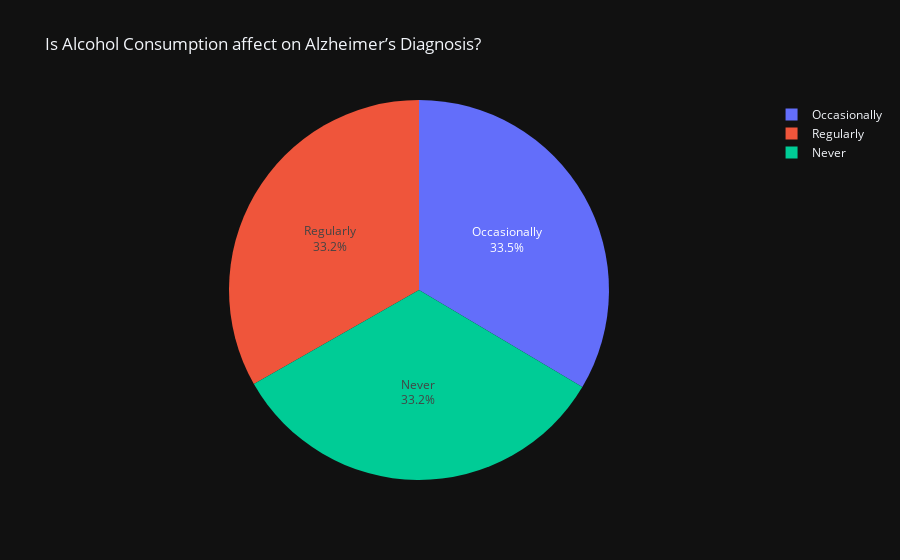

This figure's notebook cell:
### Markdown cell above
- Smoking Status does not affect the diagnosis of Alzheimer's disease

### Code cell
fig = px.pie(values = df['Alcohol Consumption'][df['Alzheimer’s Diagnosis'] == 'Yes'].value_counts(),
             names = df['Alcohol Consumption'][df['Alzheimer’s Diagnosis'] == 'Yes'].value_counts().index,
             template = 'plotly_dark',
             title = 'Is Alcohol Consumption affect on Alzheimer’s Diagnosis?'
             ).update_traces(textinfo='label+percent')
fig.show()

### Figure 1 — Plotly figure (JSON) as saved in the notebook; plotly's stock layout.template omitted (floating-point values rounded to 4 significant figures)
{"data": [{"domain": {"x": [0, 1], "y": [0, 1]}, "hovertemplate": "label=%{label}<br>value=%{value}<extra></extra>", "labels": ["Occasionally", "Regularly", "Never"], "legendgroup": "", "name": "", "showlegend": true, "textinfo": "label+percent", "type": "pie", "values": [10300, 10207, 10206]}], "layout": {"legend": {"tracegroupgap": 0}, "title": {"text": "Is Alcohol Consumption affect on Alzheimer’s Diagnosis?"}}}
